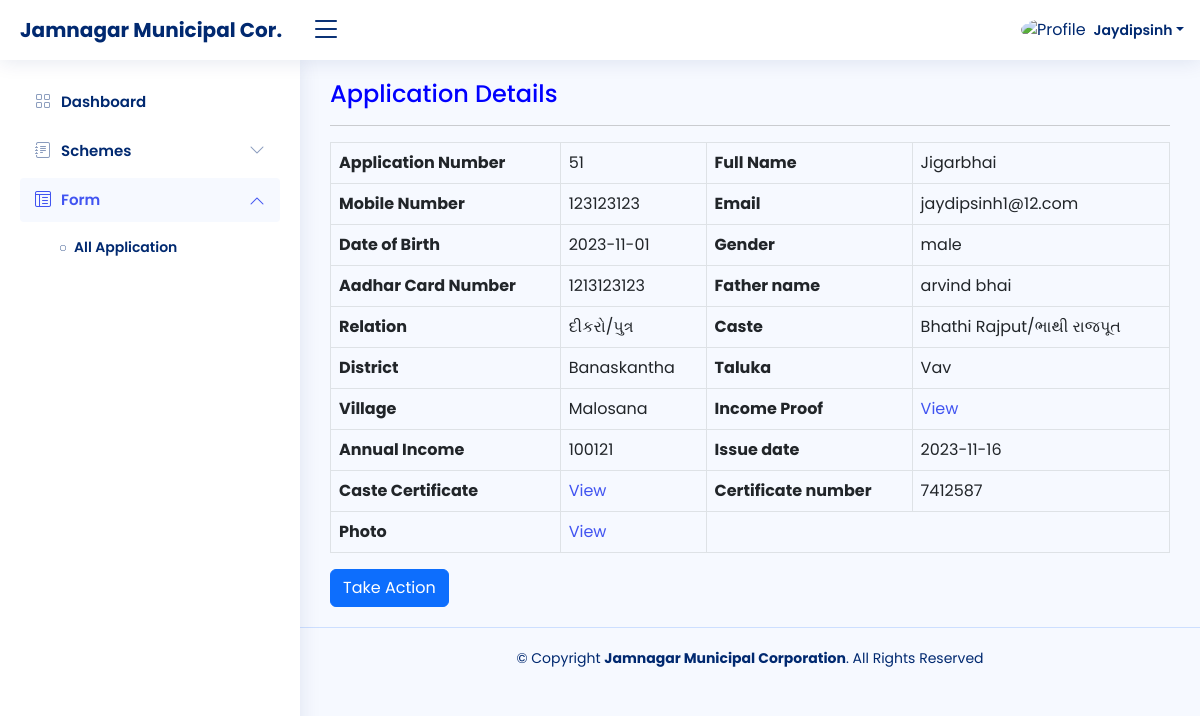
/view-data.php?id=51, run on the app's committed database.
### tables this page shows
CREATE TABLE `userdata` (
  `id` int(100) NOT NULL,
  `name` varchar(500) NOT NULL,
  `email` varchar(100) NOT NULL,
  `uname` varchar(100) NOT NULL,
  `password` varchar(50) NOT NULL
);

CREATE TABLE `forms` (
  `id` int(6) NOT NULL,
  `fullname` varchar(191) NOT NULL,
  `dob` date NOT NULL,
  `email` varchar(191) NOT NULL,
  `mobile` varchar(191) NOT NULL,
  `gender` enum('male','female') NOT NULL,
  `aadhar` varchar(191) NOT NULL,
  `fathername` varchar(191) NOT NULL,
  `relation` enum('દીકરો/પુત્ર','પુત્રી') NOT NULL,
  `caste` enum('Bhathi Rajput/ભાથી રાજપૂત','Charan gadhvi/ચારણ ગઢવી','Chaudhary/ચૌધરી','Prajapati/પ્રજાપતિ') NOT NULL,
  `district` enum('Banaskantha') NOT NULL,
  `taluka` enum('Vav','Tharad','Dhanera','Dantiwada','Vadgam','Palanpur','Deesa','Deodar','Bhabhar','Kankrej') NOT NULL,
  `village` enum('Pasvadal','Malosana','Majadar','Teniwada','Basu','Bharkawada') NOT NULL,
  `IncomeProof` varchar(191) NOT NULL,
  `annualincome` varchar(191) NOT NULL,
  `issuedate` date NOT NULL,
  `CasteCertificate` varchar(191) NOT NULL,
  `Certificatenumber` varchar(191) NOT NULL,
  `Photo` varchar(191) NOT NULL,
  `remark` varchar(500) NOT NULL,
  `fstatus` enum('Pending','Approved','Cancelled') NOT NULL DEFAULT 'Pending'
);

### view-data.php (the view, shortened to what this page needs)
<?php
require 'dbcon.php';
?>
<!DOCTYPE html>
<html lang="en">
<head>
  <link href="assets/vendor/bootstrap/css/bootstrap.min.css" rel="stylesheet">
  <link href="assets/vendor/bootstrap-icons/bootstrap-icons.css" rel="stylesheet">
  <link href="assets/vendor/boxicons/css/boxicons.min.css" rel="stylesheet">
  <link href="assets/vendor/quill/quill.snow.css" rel="stylesheet">
  <link href="assets/vendor/quill/quill.bubble.css" rel="stylesheet">
  <link href="assets/vendor/remixicon/remixicon.css" rel="stylesheet">
  <link href="assets/vendor/simple-datatables/style.css" rel="stylesheet">
  <link href="assets/css/style.css" rel="stylesheet">
</head>
<body>
  <header id="header" class="header fixed-top d-flex align-items-center">
<div class="d-flex align-items-center justify-content-between">
  <a href="" class="logo d-flex align-items-center">
    <span class="d-none d-lg-block" style="font-size: 20px;">Jamnagar Municipal Cor.</span>
  </a>
  <i class="bi bi-list toggle-sidebar-btn"></i>
</div>
<nav class="header-nav ms-auto">
  <ul class="d-flex align-items-center">
    <li class="nav-item dropdown pe-3">
      <a class="nav-link nav-profile d-flex align-items-center pe-0" href="#" data-bs-toggle="dropdown">
        <img src="https://cdn.icon-icons.com/icons2/2643/PNG/512/male_boy_person_people_avatar_icon_159358.png"
          alt="Profile" class="rounded-circle">
        <?php
        $sqll = "select * from `userdata`";
        $resultt = mysqli_query($con, $sqll);
        if ($resultt) {
          while ($row = mysqli_fetch_assoc($resultt)) {
            $uname = $row['name'];
            echo '<span class="d-none d-md-block dropdown-toggle ps-2">' . $uname . '</span>';
          }
        }
        ?>
      </a>
    </li>
  </ul>
</nav>
</header>
  <aside id="sidebar" class="sidebar">
    <ul class="sidebar-nav" id="sidebar-nav">
      <li class="nav-item">
        <a class="nav-link collapsed" href="dashboard.php">
          <i class="bi bi-grid"></i>
          <span>Dashboard</span>
        </a>
      </li>
      <li class="nav-item">
        <a class="nav-link collapsed" data-bs-target="#forms-nav" data-bs-toggle="collapse" href="#">
          <i class="bi bi-journal-text"></i><span>Schemes</span><i class="bi bi-chevron-down ms-auto"></i>
        </a>
      </li>
      <li class="nav-item">
        <a class="nav-link " data-bs-target="#tables-nav" data-bs-toggle="collapse" href="#">
          <i class="bi bi-layout-text-window-reverse"></i><span>Form</span><i class="bi bi-chevron-down ms-auto"></i>
        </a>
        <ul id="tables-nav" class="nav-content collapse show" data-bs-parent="#sidebar-nav">
          <li>
            <a href="all-form.php">
              <i class="bi bi-circle"></i><span>All Application</span>
            </a>
          </li>
        </ul>
      </li>
    </ul>
  </aside>
  <main id="main" class="main">
    <div class="col-md-12">
      <div class="widget">
        <header class="widget-header">
          <h4 class="widget-title" style="color: blue">Application Details</h4>
        </header>
        <hr class="widget-separator">
        <div class="widget-body">
          <div class="table-responsive">
          <table border="1" class="table table-bordered mg-b-0">
          <tbody>
                        <?php
                        if(isset($_GET['id']))
                        {
                            $user_id = mysqli_real_escape_string($con, $_GET['id']);
                            $query = "SELECT * FROM forms WHERE id='$user_id' ";
                            $query_run = mysqli_query($con, $query);
                            if(mysqli_num_rows($query_run) > 0)
                            {
                                $user = mysqli_fetch_array($query_run);
                                ?>
                                          <tr>
  <th>Application Number</th>
  <td><?= $user['id']; ?></td>
  <th>Full Name</th>
  <td><?= $user['fullname']; ?></td>
</tr>
<tr>
  <th>Mobile Number</th>
  <td><?= $user['mobile']; ?></td>
  <th>Email</th>
  <td><?= $user['email']; ?></td>
</tr>
 <tr>
  <th>Date of Birth</th>
  <td><?= $user['dob']; ?></td>
  <th>Gender</th>
  <td><?= $user['gender']; ?></td>
</tr>
<tr>
  <th>Aadhar Card Number  </th>
  <td><?= $user['aadhar']; ?></td>
  <th>Father name</th>
  <td><?= $user['fathername']; ?></td>
</tr>
<tr>
  <th>Relation</th>
  <td><?= $user['relation']; ?></td>
  <th>Caste</th>
  <td><?= $user['caste']; ?></td>
</tr>
<tr>
  <th>District</th>
  <td><?= $user['district']; ?></td>
  <th>Taluka</th>
  <td><?= $user['taluka']; ?></td>
</tr>
<tr>
  <th>Village</th>
  <td><?= $user['village']; ?></td>
  <th>Income Proof  </th>
  <td><a href="#">View</a></td>
</tr>
<tr>
  <th>Annual Income  </th>
  <td><?= $user['annualincome']; ?></td>
  <th>Issue date </th>
  <td><?= $user['issuedate']; ?></td>
</tr>
<tr>
  <th>Caste Certificate</th>
  <td><a href="#">View</a></td>
   <th>Certificate number</th>
   <td><?= $user['Certificatenumber']; ?></td>
</tr>
<tr>
<th>Photo</th>
<td><a href="<?php echo 'img/'.$user['Photo'];?>">View</a></td>
</tr>
<?php
          }
            else
            {
                echo "<h4>No Such Id Found</h4>";
            }
        }
?>
</tbody>
</table>
<button class="btn btn-primary waves-effect waves-light w-lg" data-toggle="modal" data-target="#myModal" onclick="show();">Take Action</button>
  </div>
      </div>
    </div>
  </div>
  </main>
  <footer id="footer" class="footer">
    <div class="copyright">
      &copy; Copyright <strong><span>Jamnagar Municipal Corporation</span></strong>. All Rights Reserved
    </div>
  </footer>
</body>
</html>

### assets/css/style.css (style rules this page uses)
:root { scroll-behavior: smooth; }
* { font-family: 'Poppins', sans-serif !important; }
body { background: #f6f9ff; color: #444444; }
a { color: #4154f1; text-decoration: none; }
h1, h2, h3, h4, h5, h6 { font-family: "Nunito", sans-serif; }
#main { margin-top: 60px; padding: 20px 30px; transition: all 0.3s; }
.logo { line-height: 1; }
@media (min-width: 1200px) { .logo { width: 280px; } }
.logo span { font-size: 26px; font-weight: 700; color: #012970; font-family: "Nunito", sans-serif; }
.header { transition: all 0.5s; z-index: 997; height: 60px; box-shadow: 0px 2px 20px rgba(1, 41, 112, 0.1); background-color: #fff; padding-left: 20px; }
.header .toggle-sidebar-btn { font-size: 32px; padding-left: 10px; cursor: pointer; color: #012970; }
.header-nav ul { list-style: none; }
.header-nav>ul { margin: 0; padding: 0; }
.header-nav .nav-profile { color: #012970; }
.header-nav .nav-profile img { max-height: 36px; }
.header-nav .nav-profile span { font-size: 14px; font-weight: 600; }
.sidebar { position: fixed; top: 60px; left: 0; bottom: 0; width: 300px; z-index: 996; transition: all 0.3s; padding: 20px; overflow-y: auto; scrollbar-width: thin; scrollbar-color: #aab7cf transparent; box-shadow: 0px 0px 20px rgba(1, 41, 112, 0.1); background-color: #fff; }
@media (min-width: 1200px) { #main, #footer { margin-left: 300px; } }
.sidebar-nav { padding: 0; margin: 0; list-style: none; }
.sidebar-nav li { padding: 0; margin: 0; list-style: none; }
.sidebar-nav .nav-item { margin-bottom: 5px; }
.sidebar-nav .nav-link { display: flex; align-items: center; font-size: 15px; font-weight: 600; color: #4154f1; transition: 0.3; background: #f6f9ff; padding: 10px 15px; border-radius: 4px; }
.sidebar-nav .nav-link i { font-size: 16px; margin-right: 10px; color: #4154f1; }
.sidebar-nav .nav-link.collapsed { color: #012970; background: #fff; }
.sidebar-nav .nav-link.collapsed i { color: #899bbd; }
.sidebar-nav .nav-link .bi-chevron-down { margin-right: 0; transition: transform 0.2s ease-in-out; }
.sidebar-nav .nav-link:not(.collapsed) .bi-chevron-down { transform: rotate(180deg); }
.sidebar-nav .nav-content { padding: 5px 0 0 0; margin: 0; list-style: none; }
.sidebar-nav .nav-content a { display: flex; align-items: center; font-size: 14px; font-weight: 600; color: #012970; transition: 0.3; padding: 10px 0 10px 40px; transition: 0.3s; }
.sidebar-nav .nav-content a i { font-size: 6px; margin-right: 8px; line-height: 0; border-radius: 50%; }
.footer { padding: 20px 0; font-size: 14px; transition: all 0.3s; border-top: 1px solid #cddfff; }
.footer .copyright { text-align: center; color: #012970; }

### data on the page
userdata: name "Jaydipsinh"
forms: id "51", fullname "Jigarbhai", mobile "123123123", email "jaydipsinh1@12.com", dob "2023-11-01", gender "male", aadhar "1213123123", fathername "arvind bhai", relation "દીકરો/પુત્ર", caste "Bhathi Rajput/ભાથી રાજપૂત", district "Banaskantha", taluka "Vav", village "Malosana", annualincome "100121", issuedate "2023-11-16", Certificatenumber "7412587"
